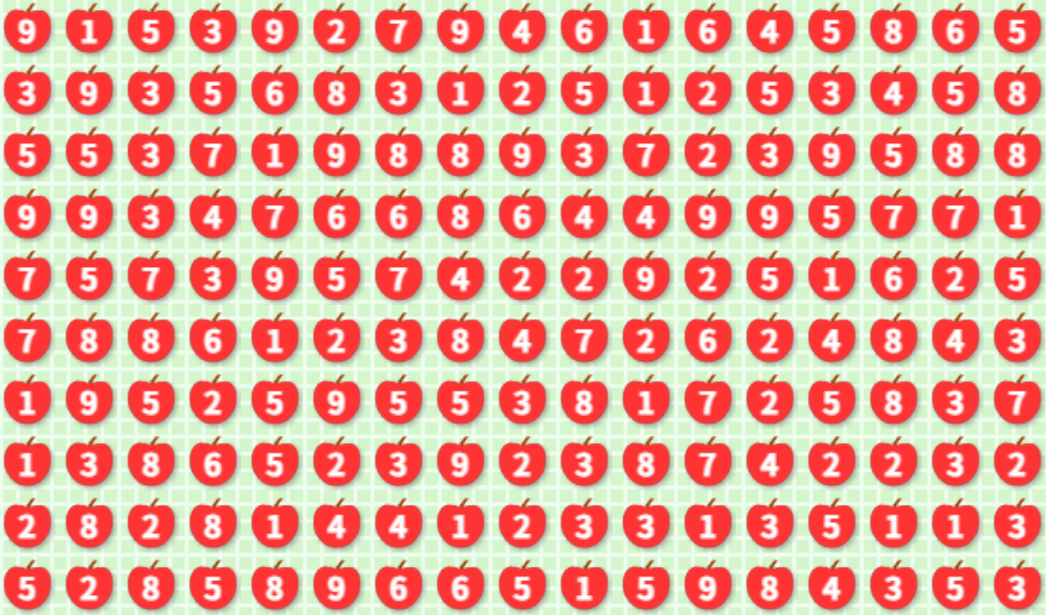
#> input picture game_screen.png, 1046 x 615 px
$ python getnumber2.py
#> lines starting #> are read from the running program, lines starting #| are printed output that depends on the picture; after the words box and inside, x2 and y2 are one past the last pixel; in counts of white or black regions, pixels touching at a corner belong together
import cv2
import numpy as np
import pytesseract
from PIL import Image

# Load the screenshot
img = cv2.imread("game_screen.png")
#> img is the input picture: shape (615, 1046, 3); mean B, G, R 153.8, 170.6, 230.9

# Convert to HSV color space
hsv = cv2.cvtColor(img, cv2.COLOR_BGR2HSV)
#> hsv: shape (615, 1046, 3); mean H, S, V 28.9, 93.2, 243.5

# Define range for red color (adjust these values based on your apples)
lower_red1 = np.array([0, 80, 80])    # Lower bound for red (hue 0-10)
upper_red1 = np.array([20, 255, 255])  # Upper bound
lower_red2 = np.array([150, 80, 80])
upper_red2 = np.array([180, 255, 255])

mask1 = cv2.inRange(hsv, lower_red1, upper_red1)
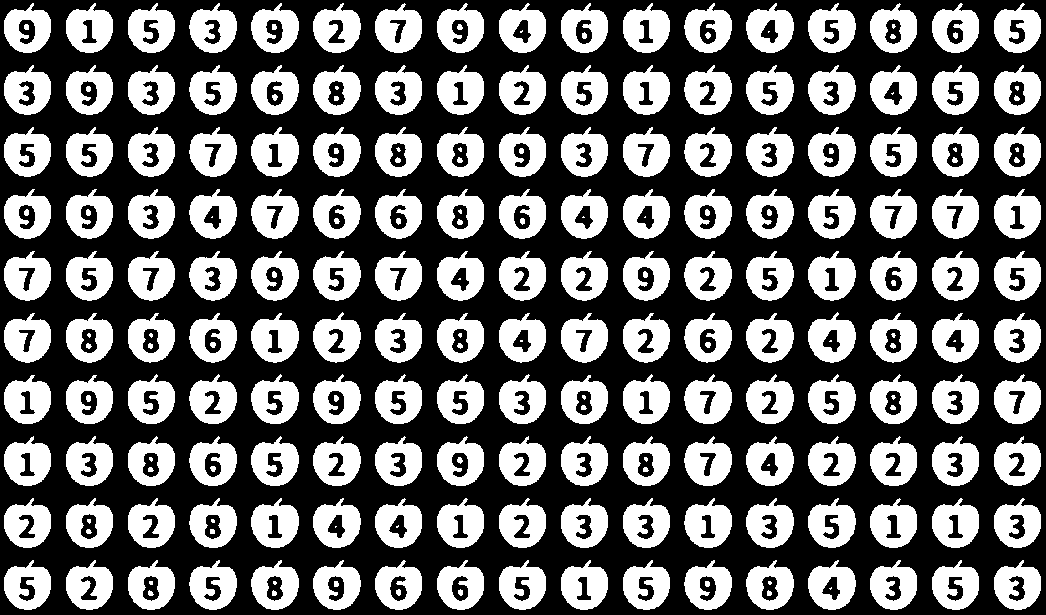
#> mask1: shape (615, 1046); 39.9% white; 257 white regions (35 under 20 px), largest, box (x1, y1, x2, y2) and area: (4, 251, 51, 301) 1580, (251, 189, 299, 239) 1578, (4, 313, 51, 363) 1578
mask2 = cv2.inRange(hsv, lower_red2, upper_red2)
#> mask2: shape (615, 1046); every value is 0
mask = mask1 + mask2

# Save initial mask for debugging
cv2.imwrite("initial_mask.png", mask)
img2 = cv2.imread("initial_mask.png")
#> img2: shape (615, 1046, 3); 39.9% white; 257 white regions (35 under 20 px)

# Find contours of red regions
contours, _ = cv2.findContours(mask, cv2.RETR_EXTERNAL, cv2.CHAIN_APPROX_SIMPLE)
#> contours = 170 contours; largest, box (x1, y1, x2, y2) and area: (746, 65, 794, 115) 1671, (251, 65, 299, 115) 1670, (251, 3, 299, 53) 1670, (251, 498, 299, 548) 1670, (746, 436, 794, 486) 1669
print(f"Detected {len(contours)} contours")
#| Detected 170 contours

# Process each detected apple
apples = []
test = []
# Draw all contours for debugging
img_all_contours = img.copy()
cv2.drawContours(img_all_contours, contours, -1, (0, 255, 0), 2)
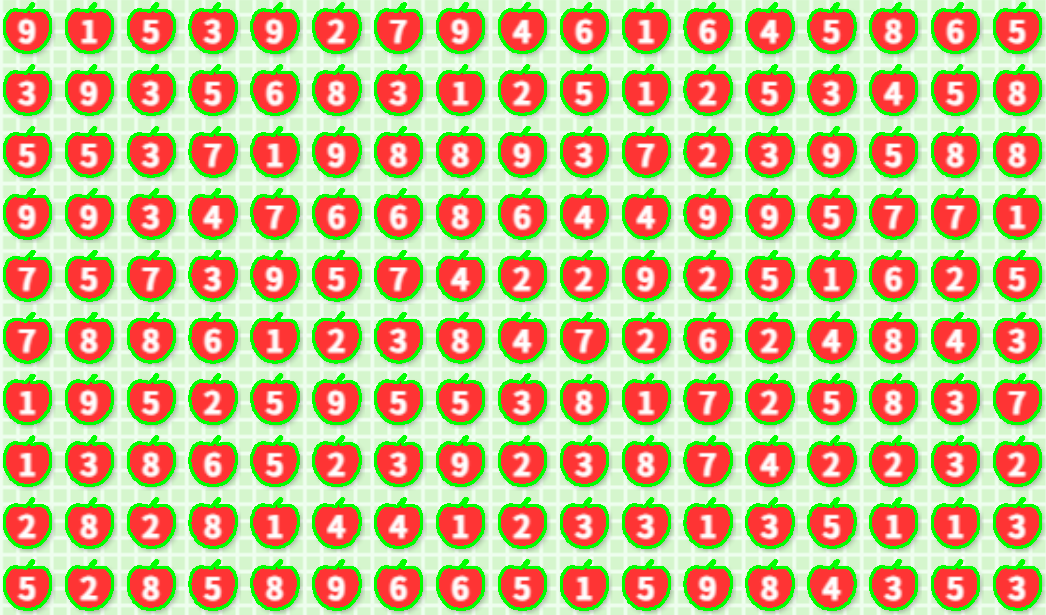
#> img_all_contours: shape (615, 1046, 3); 14.27% of pixels changed, all inside (x1, y1, x2, y2) = (3, 2, 1042, 611)
cv2.imwrite("all_contours.png", img_all_contours)


for contour in contours:
    if cv2.contourArea(contour) > 100:
        # Get bounding rectangle
        x, y, w, h = cv2.boundingRect(contour)
#> x = 994; y = 560; w = 47; h = 50
        # Use top-left corner for position
        cX = x + w // 2  # Optional: Approximate center if needed
#> cX = 1017
        cY = y + h // 2
#> cY = 585

        # Crop around this position for OCR
        crop_size = max(w, h) // 2 - 8  # Adjust based on apple size
#> crop_size = 17
        x_start = max(cX - crop_size, 0)
#> x_start = 1000
        y_start = max(cY - crop_size, 0)
#> y_start = 568
        x_end = min(cX + crop_size, img.shape[1])
#> x_end = 1034
        y_end = min(cY + crop_size, img.shape[0])
#> y_end = 602
        cropped = img2[y_start:y_end, x_start:x_end]
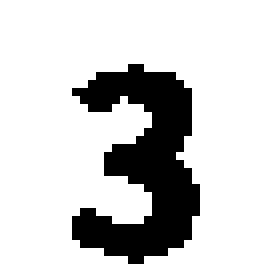
#> cropped: shape (34, 34, 3) (shown 8 times larger); 80.9% white; 1 black region, box (x1, y1, x2, y2) and area: (9, 8, 25, 33) 221

        #Sharpen
        #gray = cv2.cvtColor(cropped, cv2.COLOR_BGR2GRAY)
        kernel = np.array([[-1, -1, -1], [-1, 9, -1], [-1, -1, -1]])
        sharpened = cv2.filter2D(cropped, -1, kernel)

        #Threshold
        #_, thresh = cv2.threshold(gray, 215, 255, cv2.THRESH_BINARY_INV)
        _, thresh = cv2.threshold(sharpened, 230, 255, cv2.THRESH_BINARY)
        thresh = cv2.resize(thresh, None, fx=1.3, fy=1.3, interpolation=cv2.INTER_NEAREST)
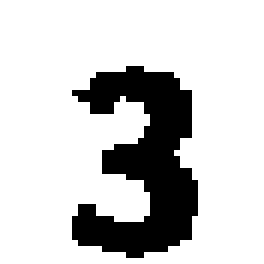
#> thresh: shape (44, 44, 3) (shown 6 times larger); 80.3% white; 1 black region, box (x1, y1, x2, y2) and area: (12, 11, 33, 43) 382
        cv2.imwrite("cropped_apple2.png", thresh)

        #cv2.imwrite("cropped_apple.png", cropped)
        #number = pytesseract.image_to_string(Image.open("cropped_apple.png"),
                                    #config='--psm 10 --oem 3 -c tessedit_char_whitelist=123456789 -c tessedit_char_blacklist=0OQqg')
        number = pytesseract.image_to_string(Image.open("cropped_apple.png"),
                                    config='--psm 10 --oem 3 -c tessedit_char_whitelist=123456789 -c tessedit_char_blacklist=0OQqg --dpi 300')
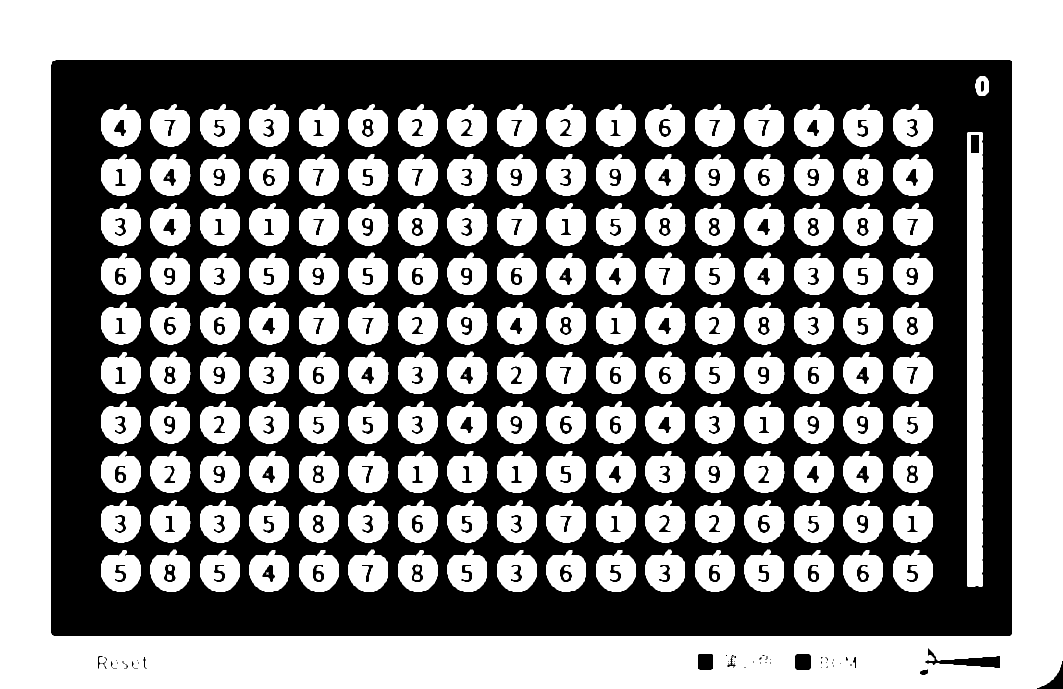
#> input picture cropped_apple.png, 1063 x 689 px
#> (the run stopped early here; a loop or call above may not have finished)
